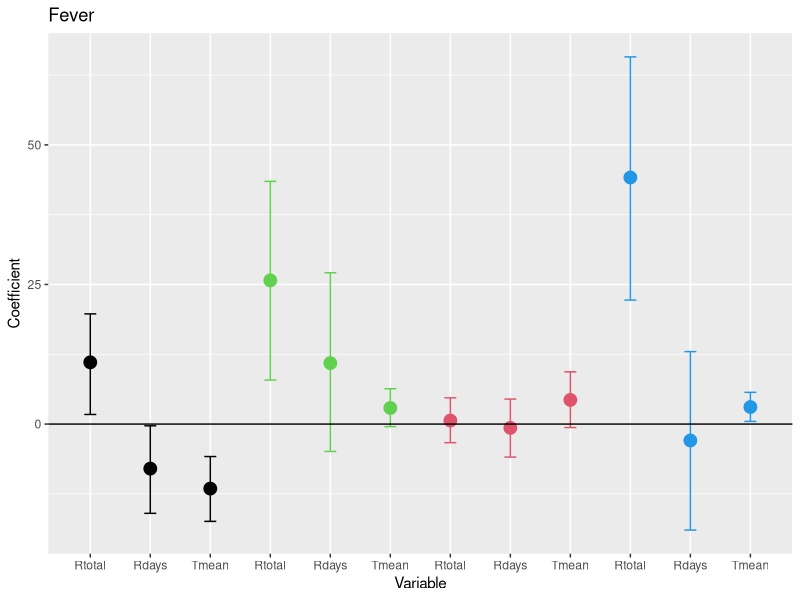
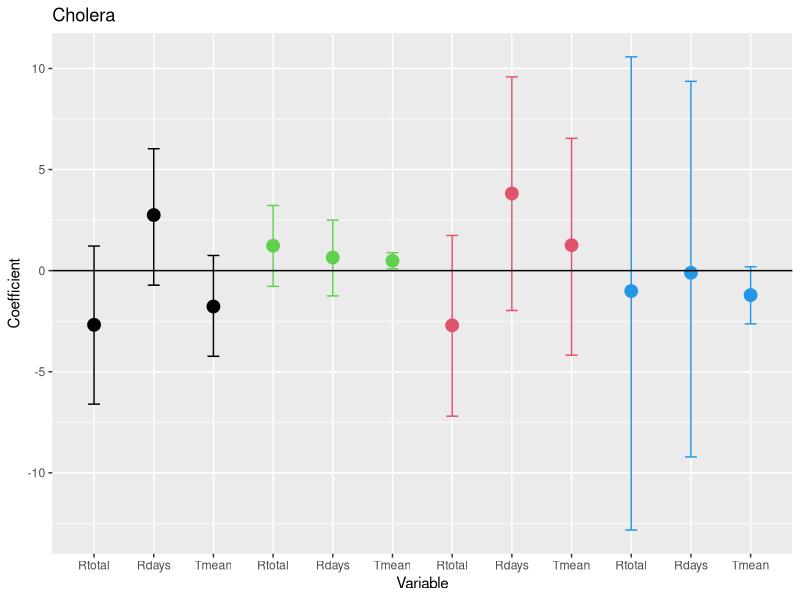

Here is the R script that generated these plots, in order:
library(psych)

post.gp_ben_res<-read.csv('post.gp_ben.csv', stringsAsFactors=FALSE)
post.gp_pun_res<-read.csv('post.gp_pun.csv', stringsAsFactors=FALSE)
post.gp_mad_res<-read.csv('post.gp_mad.csv', stringsAsFactors=FALSE)
post.gp_sin_res<-read.csv('post.gp_sin.csv', stringsAsFactors=FALSE)
post.gp_ben_c_res<-read.csv('post.gp_ben_c.csv', stringsAsFactors=FALSE)
post.gp_pun_c_res<-read.csv('post.gp_pun_c.csv', stringsAsFactors=FALSE)
post.gp_mad_c_res<-read.csv('post.gp_mad_c.csv', stringsAsFactors=FALSE)
post.gp_sin_c_res<-read.csv('post.gp_sin_c.csv', stringsAsFactors=FALSE)

means<-c(post.gp_ben_res$Mean[c(2,3,4)],
         post.gp_pun_res$Mean[c(2,3,4)],
         post.gp_mad_res$Mean[c(2,3,4)],
         post.gp_sin_res$Mean[c(2,3,4)])
         
lows<-c(post.gp_ben_res$Low2.5p[c(2,3,4)],
        post.gp_pun_res$Low2.5p[c(2,3,4)],
        post.gp_mad_res$Low2.5p[c(2,3,4)],
        post.gp_sin_res$Low2.5p[c(2,3,4)])

ups<-c(post.gp_ben_res$Up97.5p[c(2,3,4)],
        post.gp_pun_res$Up97.5p[c(2,3,4)],
        post.gp_mad_res$Up97.5p[c(2,3,4)],
        post.gp_sin_res$Up97.5p[c(2,3,4)])

Region<-c('Bengal','Bengal','Bengal',
         'Punjab','Punjab','Punjab',
         'Madras','Madras','Madras',
         'Sind','Sind','Sind')

Weather<-c(rep(c("Rtotal",'Rdays',"Tmean"),4))

df <- data.frame(x =1:12,
                 Estimate =means,
                 L =lows,
                 U =ups,
                 Weather=Weather,
                 Region=Region)

require(ggplot2)


ggplot(df, aes(x = x, y = Estimate)) +
  geom_point(size = 4,col = as.numeric(factor(Region))) +
  geom_errorbar(aes(ymax = U, ymin = L),width = 0.2,col = as.numeric(factor(Region))) + 
   labs(x = "Variable",
      y = "Coefficient",
        title = "Fever")+ 
  geom_hline(yintercept = 0)+
  scale_x_discrete(labels=Weather,limits = c(1:12))

## cholera
means<-c(post.gp_ben_c_res$Mean[c(2,3,4)],
         post.gp_pun_c_res$Mean[c(2,3,4)],
         post.gp_mad_c_res$Mean[c(2,3,4)],
         post.gp_sin_c_res$Mean[c(2,3,4)])

lows<-c(post.gp_ben_c_res$Low2.5p[c(2,3,4)],
        post.gp_pun_c_res$Low2.5p[c(2,3,4)],
        post.gp_mad_c_res$Low2.5p[c(2,3,4)],
        post.gp_sin_c_res$Low2.5p[c(2,3,4)])

ups<-c(post.gp_ben_c_res$Up97.5p[c(2,3,4)],
       post.gp_pun_c_res$Up97.5p[c(2,3,4)],
       post.gp_mad_c_res$Up97.5p[c(2,3,4)],
       post.gp_sin_c_res$Up97.5p[c(2,3,4)])

Region<-c('Bengal','Bengal','Bengal',
          'Punjab','Punjab','Punjab',
          'Madras','Madras','Madras',
          'Sind','Sind','Sind')

Weather<-c(rep(c("Rtotal",'Rdays',"Tmean"),4))

df <- data.frame(x =1:12,
                 Estimate =means,
                 L =lows,
                 U =ups,
                 Weather=Weather,
                 Region=Region)

require(ggplot2)


ggplot(df, aes(x = x, y = Estimate)) +
  geom_point(size = 4,col = as.numeric(factor(Region))) +
  geom_errorbar(aes(ymax = U, ymin = L),width = 0.2,col = as.numeric(factor(Region))) + 
  labs(x = "Variable",
       y = "Coefficient",
       title = "Cholera")+ 
  geom_hline(yintercept = 0)+
  scale_x_discrete(labels=Weather,limits = c(1:12))
